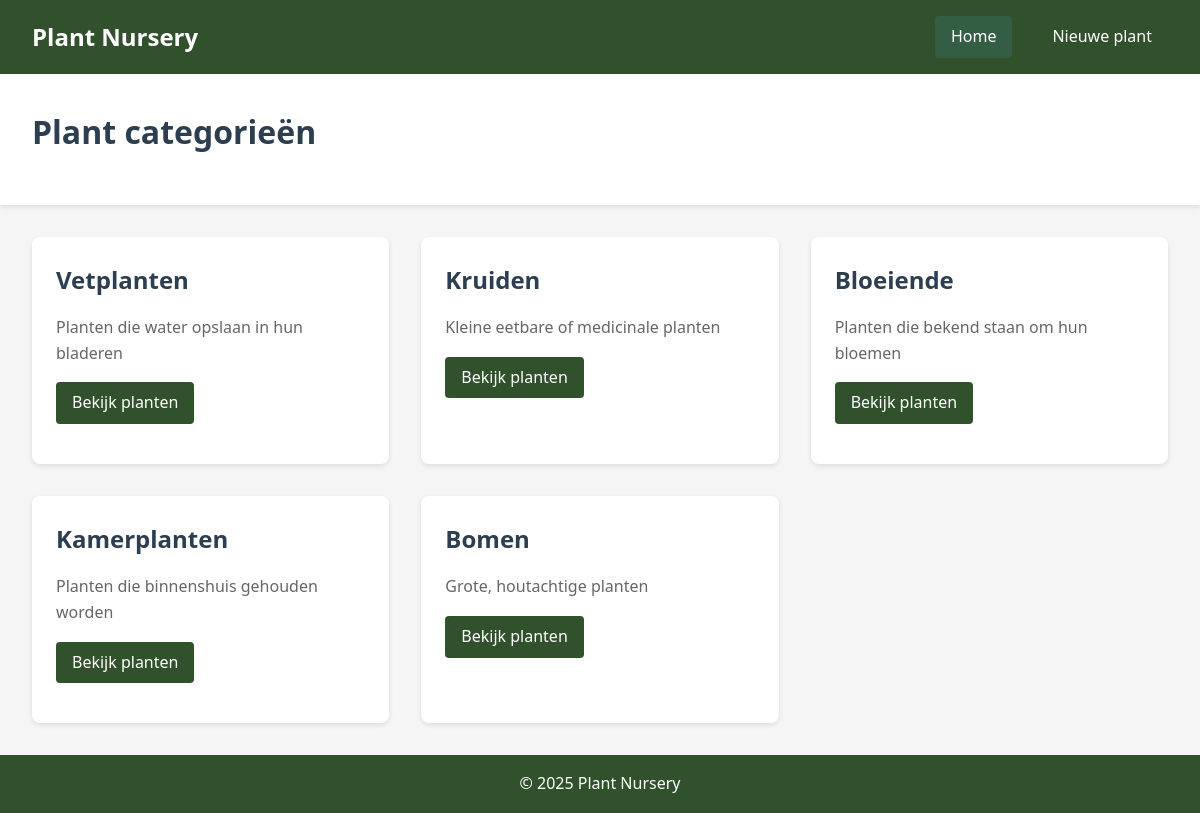
The page / on the database its author committed.
### tables this page shows
CREATE TABLE category (
    id INT(11) AUTO_INCREMENT PRIMARY KEY,
    name VARCHAR(255) NOT NULL,
    description TEXT NOT NULL
);

### index.php (the view, shortened to what this page needs)
<?php
require_once 'config.php';
$stmt = $pdo->query('SELECT * FROM category');
$categories = $stmt->fetchAll();
?>
<!DOCTYPE html>
<html lang="en">
<head>
    <link rel="stylesheet" href="style.css">
</head>
<body>
    <div class="site-header">
        <div class="container">
            <a href="index.php" class="logo">Plant Nursery</a>
            <div class="nav-menu">
                <a href="index.php" class="active">Home</a>
                <a href="new.php">Nieuwe plant</a>
            </div>
        </div>
    </div>
    <header>
        <div class="container">
            <h1>Plant categorieën</h1>
        </div>
    </header>
    <main>
        <div class="container">
            <div class="category-list">
                <?php foreach ($categories as $category): ?>
                    <div class="category-card">
                        <div class="category-info">
                            <h2><?php echo htmlspecialchars($category['name']); ?></h2>
                            <p><?php echo htmlspecialchars($category['description']); ?></p>
                            <p><a href="category.php?id=<?php echo $category['id']; ?>">Bekijk planten</a></p>
                        </div>
                    </div>
                <?php endforeach; ?>
            </div>
        </div>
    </main>
    <footer>
        <div class="container">
            <p>&copy; <?php echo date('Y'); ?> Plant Nursery</p>
        </div>
    </footer>
</body>
</html>

### style.css (style rules this page uses)
* { margin: 0; padding: 0; box-sizing: border-box; }
body { font-family: "Segoe UI", Tahoma, Geneva, Verdana, sans-serif; line-height: 1.6; color: #333; background-color: #f5f5f5; }
.container { max-width: 1200px; margin: 0 auto; padding: 0 2rem; }
.site-header { background-color: #31502c; padding: 1rem 0; box-shadow: 0 2px 5px rgba(0, 0, 0, 0.1); }
.site-header .container { display: flex; justify-content: space-between; align-items: center; }
.logo { color: #fff; text-decoration: none; font-size: 1.5rem; font-weight: bold; }
.nav-menu { display: flex; gap: 1.5rem; }
.nav-menu a { color: #fff; text-decoration: none; padding: 0.5rem 1rem; border-radius: 4px; transition: background-color 0.3s; }
.nav-menu a.active { background-color: #345e43; }
header { background-color: #fff; padding: 2rem 0; margin-bottom: 2rem; box-shadow: 0 2px 5px rgba(0, 0, 0, 0.1); }
header .container { display: flex; flex-direction: column; }
h1 { color: #2c3e50; margin-bottom: 1rem; }
main { margin-bottom: 2rem; }
.category-list { display: grid; grid-template-columns: repeat(auto-fill, minmax(300px, 1fr)); gap: 2rem; margin-bottom: 2rem; }
.category-card { background-color: #fff; border-radius: 8px; overflow: hidden; box-shadow: 0 2px 5px rgba(0, 0, 0, 0.1); transition: transform 0.3s; padding: 1.5rem; }
.category-info h2 { color: #2c3e50; margin-bottom: 1rem; }
.category-info p { margin-bottom: 1rem; color: #666; }
.category-info a { display: inline-block; background-color: #31502c; color: #fff; padding: 0.5rem 1rem; border-radius: 4px; text-decoration: none; transition: background-color 0.3s; }
footer { background-color: #31502c; color: #fff; text-align: center; padding: 1rem 0; margin-top: 2rem; }

### rows shown on the page
category: name "Vetplanten", description "Planten die water opslaan in hun bladeren"
category: name "Kruiden", description "Kleine eetbare of medicinale planten"
category: name "Bloeiende", description "Planten die bekend staan om hun bloemen"
category: name "Kamerplanten", description "Planten die binnenshuis gehouden worden"
category: name "Bomen", description "Grote, houtachtige planten"
